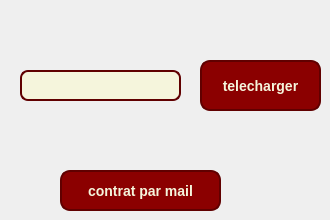
           <widget class="QWidget" name="tab_4">
            <attribute name="title">
             <string>Telecharger contrat</string>
            </attribute>
            <widget class="QPushButton" name="pushButton_telecharger_2">
             <property name="geometry">
              <rect>
               <x>200</x>
               <y>60</y>
               <width>121</width>
               <height>51</height>
              </rect>
             </property>
             <property name="styleSheet">
              <string notr="true">QPushButton {
    background-color: #8B0000;  /* Rouge bordeaux */
    color: #F5F5DC;              /* Beige pour le texte */
    border-radius: 10px;         /* Coins arrondis */
    padding: 8px 15px;           /* Espacement intérieur */
    font-size: 14px;             /* Taille de police */
    font-weight: bold;           /* Police en gras */
    border: 2px solid #600000;   /* Bordure plus foncée */
}

QPushButton:hover {
    background-color: #A52A2A;   /* Rouge bordeaux plus clair */
    border: 2px solid #8B0000;   
}

QPushButton:pressed {
    background-color: #600000;   /* Rouge bordeaux très foncé */
    border: 2px solid #400000;
}

QPushButton:disabled {
    background-color: #D3B8AE;   /* Beige foncé pour désactivé */
    color: #8B0000;
    border: 2px solid #A52A2A;
}</string>
             </property>
             <property name="text">
              <string>telecharger</string>
             </property>
            </widget>
            <widget class="QLineEdit" name="lineEdit_id4">
             <property name="geometry">
              <rect>
               <x>20</x>
               <y>70</y>
               <width>161</width>
               <height>31</height>
              </rect>
             </property>
             <property name="styleSheet">
              <string notr="true">QLineEdit {
    color: #8B0000;             /* Texte en rouge bordeaux */
    background-color: #F5F5DC;  /* Fond beige */
    padding: 5px;               /* Espacement intérieur */
    border: 2px solid #600000;  /* Bordure bordeaux foncé */
    border-radius: 8px;         /* Coins arrondis */
    font-size: 14px;            /* Taille de police */
    font-family: &quot;Palatino Linotype&quot;; /* Police élégante */
}

QLineEdit:focus {
    border: 2px solid #A52A2A;  /* Bordure plus claire lorsqu'on clique */
    background-color: #FFFFFF;   /* Fond blanc subtil pour bien montrer le focus */
}

QLineEdit:disabled {
    background-color: #D3B8AE;   /* Beige foncé pour désactivé */
    color: #8B0000;              /* Texte en bordeaux */
    border: 2px solid #A52A2A;
}</string>
             </property>
            </widget>
            <widget class="QPushButton" name="pushButton_mailing">
             <property name="geometry">
              <rect>
               <x>60</x>
               <y>170</y>
               <width>161</width>
               <height>41</height>
              </rect>
             </property>
             <property name="styleSheet">
              <string notr="true">QPushButton {
    background-color: #8B0000;  /* Rouge bordeaux */
    color: #F5F5DC;              /* Beige pour le texte */
    border-radius: 10px;         /* Coins arrondis */
    padding: 8px 15px;           /* Espacement intérieur */
    font-size: 14px;             /* Taille de police */
    font-weight: bold;           /* Police en gras */
    border: 2px solid #600000;   /* Bordure plus foncée */
}

QPushButton:hover {
    background-color: #A52A2A;   /* Rouge bordeaux plus clair */
    border: 2px solid #8B0000;   
}

QPushButton:pressed {
    background-color: #600000;   /* Rouge bordeaux très foncé */
    border: 2px solid #400000;
}

QPushButton:disabled {
    background-color: #D3B8AE;   /* Beige foncé pour désactivé */
    color: #8B0000;
    border: 2px solid #A52A2A;
}</string>
             </property>
             <property name="text">
              <string>contrat par mail</string>
             </property>
            </widget>
           </widget>
